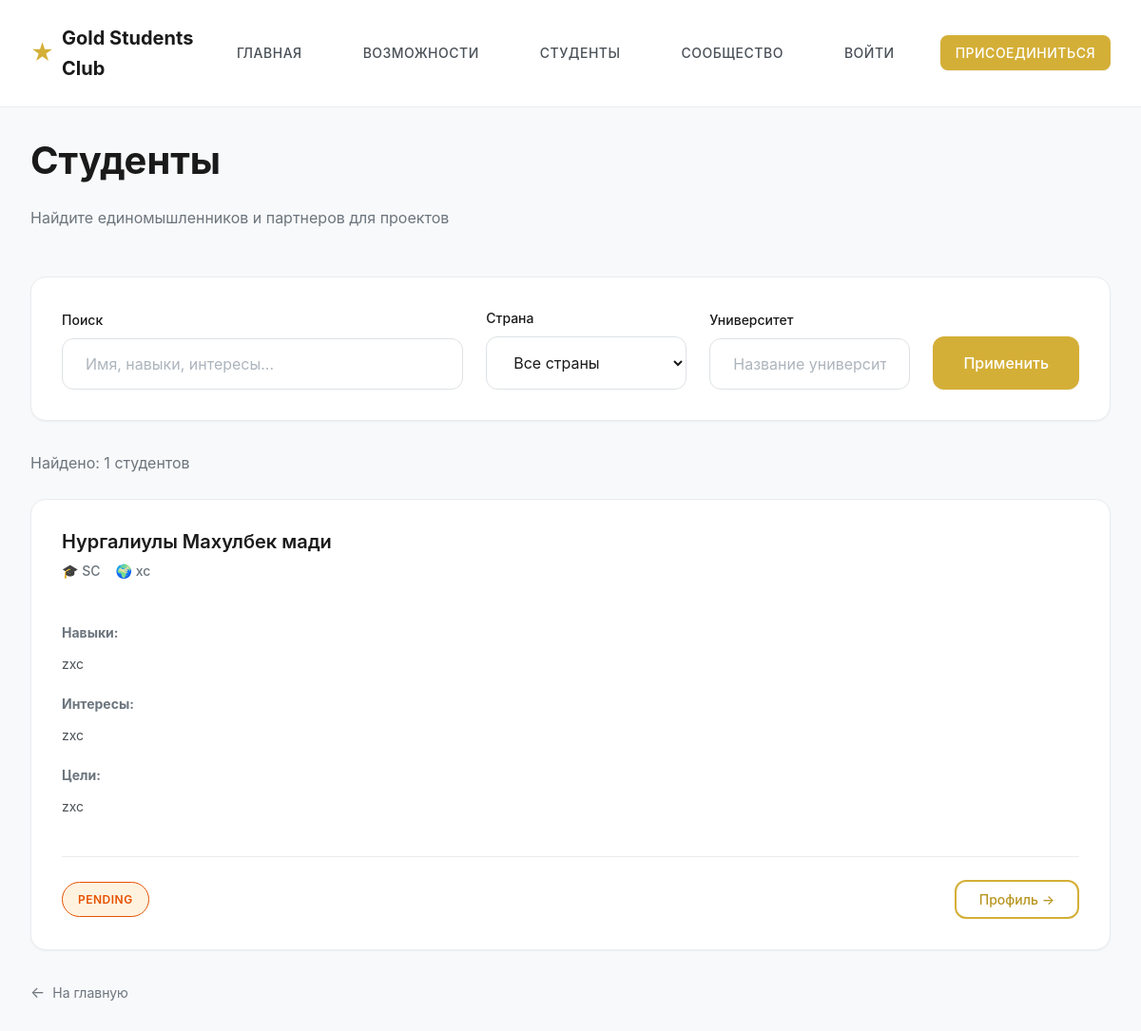
The page /profiles on the database as committed earlier.
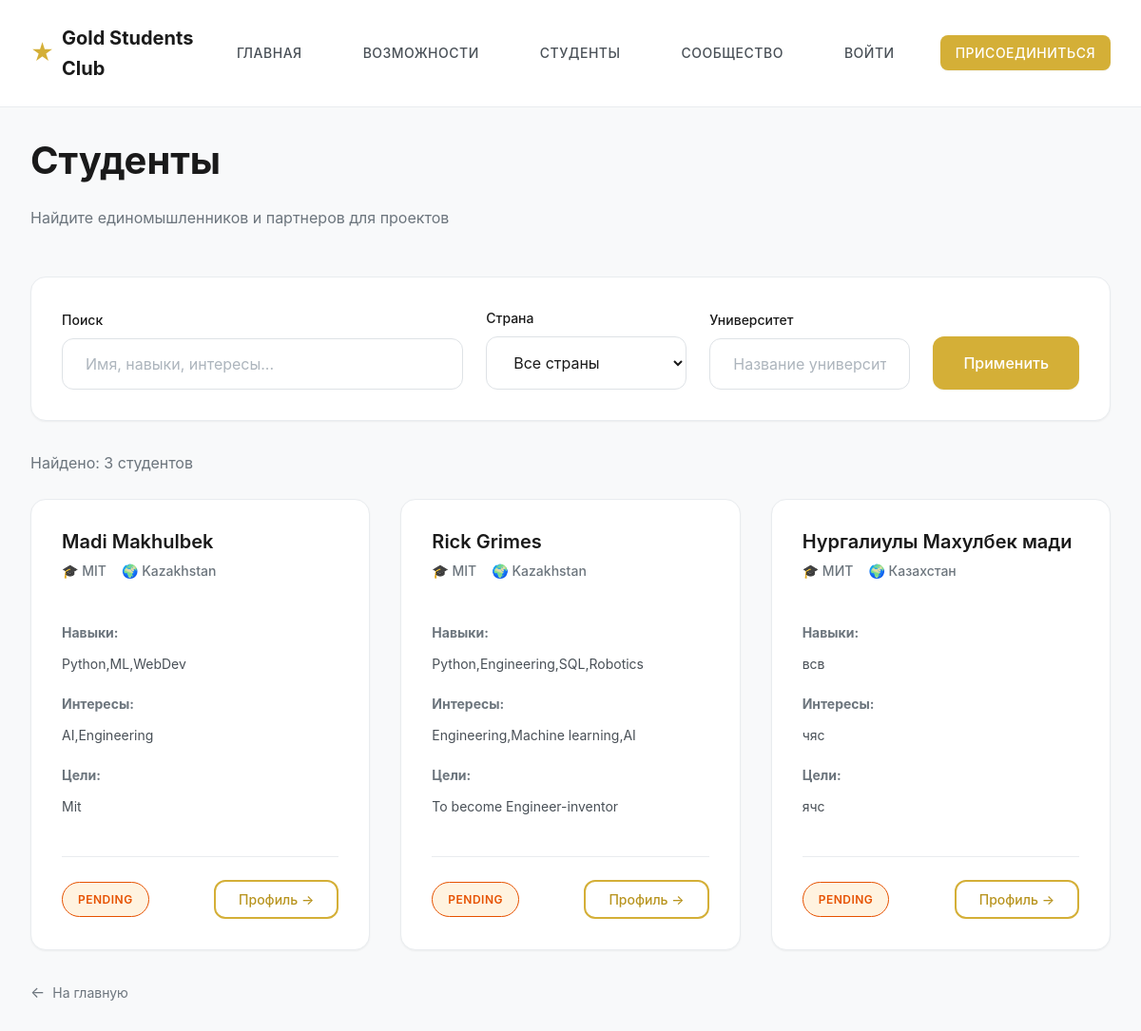
The same page on the database as committed later.
### app.py (models this page shows, shortened)
class User(UserMixin, db.Model):
    id = db.Column(db.Integer, primary_key=True)
    email = db.Column(db.String(120), unique=True, nullable=False, index=True)
    password_hash = db.Column(db.String(255), nullable=True)  # nullable для старых записей
    name = db.Column(db.String(100), nullable=False)
    university = db.Column(db.String(100))
    country = db.Column(db.String(100))
    skills = db.Column(db.Text)
    goals = db.Column(db.Text)
    interests = db.Column(db.Text)
    links = db.Column(db.Text)
    status = db.Column(db.String(20), default="pending")
    role = db.Column(db.String(20), default="user")  # user, moderator, admin
    created_at = db.Column(db.DateTime, default=datetime.utcnow)
    updated_at = db.Column(db.DateTime, default=datetime.utcnow, onupdate=datetime.utcnow)

### app.py (the view, shortened to what this page needs)
@app.route("/profiles")
def profiles():
    search_query = request.args.get("search", "").strip()
    country = request.args.get("country", "")
    university = request.args.get("university", "")
    page = request.args.get("page", 1, type=int)
    per_page = 12
    query = User.query.filter(User.status != "banned")
    if country:
        query = query.filter(User.country == country)
    if university:
        query = query.filter(User.university.contains(university))
    query = query.order_by(
        db.case((User.status == "verified", 1), else_=2),
        User.created_at.desc()
    )
    pagination = query.paginate(
        page=page,
        per_page=per_page,
        error_out=False
    )
    students = pagination.items
    countries = db.session.query(User.country).distinct().filter(User.country != None, User.country != "").all()
    countries = [c[0] for c in countries if c[0]]
    universities = db.session.query(User.university).distinct().filter(User.university != None, User.university != "").limit(20).all()
    universities = [u[0] for u in universities if u[0]]
    return render_template(
        "profiles.html",
        students=students,
        pagination=pagination,
        countries=countries,
        universities=universities,
        current_search=search_query,
        current_country=country,
        current_university=university
    )

### templates/profiles.html (shortened to what this page needs)
{% extends "base.html" %}
{% block content %}
    <div class="container">
        <div class="flex-between mb-4">
            <div>
                <h1>Студенты</h1>
                <p class="text-muted">Найдите единомышленников и партнеров для проектов</p>
            </div>
        </div>
        <div class="card mb-4" style="background: var(--white);">
            <form method="GET" action="/profiles" class="filter-form">
                <div style="display: grid; grid-template-columns: 2fr 1fr 1fr auto; gap: var(--spacing-md); align-items: end;">
                    <div class="form-group" style="margin-bottom: 0;">
                        <label class="form-label">Поиск</label>
                        <input type="text" name="search" class="form-control"
                               placeholder="Имя, навыки, интересы..."
                               value="{{ current_search }}">
                    </div>
                    <div class="form-group" style="margin-bottom: 0;">
                        <label class="form-label">Страна</label>
                        <select name="country" class="form-select">
                            <option value="">Все страны</option>
                        </select>
                    </div>
                    <div class="form-group" style="margin-bottom: 0;">
                        <label class="form-label">Университет</label>
                        <input type="text" name="university" class="form-control"
                               placeholder="Название университета"
                               value="{{ current_university }}">
                    </div>
                    <div>
                        <button type="submit" class="btn btn-primary btn-block">Применить</button>
                    </div>
                </div>
            </form>
        </div>
        {% if students %}
            <p class="text-muted mb-3">
                Найдено: {{ pagination.total }} студентов
            </p>
            <div class="grid grid-3">
                {% for student in students %}
                    <div class="card">
                        <div class="card-header">
                            <h3 class="card-title">{{ student.name }}</h3>
                            <div class="card-subtitle">
                                {% if student.university %}
                                    <span>🎓 {{ student.university }}</span>
                                {% endif %}
                                {% if student.country %}
                                    <span>🌍 {{ student.country }}</span>
                                {% endif %}
                            </div>
                        </div>
                        <div class="card-text">
                            {% if student.skills %}
                                <div style="margin-bottom: var(--spacing-sm);">
                                    <strong style="font-size: var(--font-size-sm); color: var(--gray-600);">Навыки:</strong>
                                    <p style="font-size: var(--font-size-sm); margin-top: var(--spacing-xs);">
                                        {{ student.skills[:100] }}{% if student.skills|length > 100 %}...{% endif %}
                                    </p>
                                </div>
                            {% endif %}
                            {% if student.interests %}
                                <div style="margin-bottom: var(--spacing-sm);">
                                    <strong style="font-size: var(--font-size-sm); color: var(--gray-600);">Интересы:</strong>
                                    <p style="font-size: var(--font-size-sm); margin-top: var(--spacing-xs);">
                                        {{ student.interests }}
                                    </p>
                                </div>
                            {% endif %}
                            {% if student.goals %}
                                <div>
                                    <strong style="font-size: var(--font-size-sm); color: var(--gray-600);">Цели:</strong>
                                    <p style="font-size: var(--font-size-sm); margin-top: var(--spacing-xs);">
                                        {{ student.goals[:150] }}{% if student.goals|length > 150 %}...{% endif %}
                                    </p>
                                </div>
                            {% endif %}
                        </div>
                        <div class="card-footer">
                            <div>
                                {% if student.status == "verified" %}
                                    <span class="badge badge-success">✓ Verified</span>
                                {% elif student.status == "pending" %}
                                    <span class="badge badge-warning">Pending</span>
                                {% endif %}
                            </div>
                            <a href="{{ url_for('profile_view', user_id=student.id) }}" class="btn btn-outline btn-sm">Профиль →</a>
                        </div>
                    </div>
                {% endfor %}
            </div>
        {% else %}
            <div class="empty-state">
                <div class="empty-state-icon">👥</div>
                <h3>Студенты не найдены</h3>
                <p class="text-muted">Попробуйте изменить параметры поиска</p>
            </div>
        {% endif %}
        <a href="/" class="back-link">На главную</a>
    </div>
{% endblock %}

### templates/base.html (shortened to what this page needs)
<!DOCTYPE html>
<html lang="ru">
<head>
    <link rel="stylesheet" href="/static/style.css">
</head>
<body>
    <nav class="top-nav">
        <div class="nav-container">
            <div class="nav-logo">Gold Students Club</div>
            <div class="nav-links">
                <a href="/">Главная</a>
                <a href="/opportunities">Возможности</a>
                <a href="/profiles">Студенты</a>
                <a href="/community">Сообщество</a>
                {% if current_user.is_authenticated %}
                    {% if current_user.role == 'admin' %}
                        <a href="{{ url_for('admin') }}">Админ</a>
                    {% endif %}
                    <a href="{{ url_for('profile') }}">Мой профиль</a>
                    <a href="{{ url_for('logout') }}">Выйти</a>
                {% else %}
                    <a href="{{ url_for('login') }}">Войти</a>
                    <a href="{{ url_for('signup') }}" class="btn btn-primary btn-sm">Присоединиться</a>
                {% endif %}
            </div>
        </div>
    </nav>
    {% block content %}{% endblock %}
</body>
</html>

Rows that differ between the two databases and show on the page:
added User: name "Madi Makhulbek", university "MIT", country "Kazakhstan", skills "Python,ML,WebDev", interests "AI,Engineering", goals "Mit", status "PENDING"
added User: name "Rick Grimes", university "MIT", country "Kazakhstan", skills "Python,Engineering,SQL,Robotics", interests "Engineering,Machine learning,AI", goals "To become Engineer-inventor", status "PENDING"
changed User "Нургалиулы Махулбек мади": university "SC" → "МИТ"; country "xc" → "Казахстан"; skills "zxc" → "всв"; interests "zxc" → "чяс"; goals "zxc" → "ячс"
Other text that changed with them:
{{ pagination.total }}: "1" → "3"
